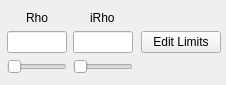
<?xml version="1.0" encoding="UTF-8"?>
<ui version="4.0">
 <class>Form</class>
 <widget class="QWidget" name="Form">
  <property name="geometry">
   <rect>
    <x>0</x>
    <y>0</y>
    <width>226</width>
    <height>85</height>
   </rect>
  </property>
  <property name="windowTitle">
   <string>Form</string>
  </property>
  <layout class="QHBoxLayout" name="horizontalLayout_2">
   <property name="leftMargin">
    <number>1</number>
   </property>
   <property name="topMargin">
    <number>1</number>
   </property>
   <property name="rightMargin">
    <number>1</number>
   </property>
   <property name="bottomMargin">
    <number>1</number>
   </property>
   <item>
    <widget class="QWidget" name="widget" native="true">
     <layout class="QHBoxLayout" name="horizontalLayout_3">
      <property name="leftMargin">
       <number>2</number>
      </property>
      <property name="topMargin">
       <number>2</number>
      </property>
      <property name="rightMargin">
       <number>2</number>
      </property>
      <property name="bottomMargin">
       <number>2</number>
      </property>
      <item>
       <layout class="QVBoxLayout" name="verticalLayout">
        <property name="leftMargin">
         <number>0</number>
        </property>
        <property name="topMargin">
         <number>0</number>
        </property>
        <property name="rightMargin">
         <number>0</number>
        </property>
        <property name="bottomMargin">
         <number>0</number>
        </property>
        <item>
         <layout class="QHBoxLayout" name="horizontalLayout">
          <property name="leftMargin">
           <number>2</number>
          </property>
          <property name="topMargin">
           <number>2</number>
          </property>
          <property name="rightMargin">
           <number>2</number>
          </property>
          <property name="bottomMargin">
           <number>2</number>
          </property>
          <item>
           <layout class="QGridLayout" name="gridLayout_2">
            <property name="leftMargin">
             <number>2</number>
            </property>
            <property name="topMargin">
             <number>2</number>
            </property>
            <property name="rightMargin">
             <number>2</number>
            </property>
            <property name="bottomMargin">
             <number>2</number>
            </property>
            <item row="0" column="0" alignment="Qt::AlignHCenter|Qt::AlignVCenter">
             <widget class="QLabel" name="label">
              <property name="sizePolicy">
               <sizepolicy hsizetype="Maximum" vsizetype="Maximum">
                <horstretch>0</horstretch>
                <verstretch>0</verstretch>
               </sizepolicy>
              </property>
              <property name="text">
               <string>Rho</string>
              </property>
             </widget>
            </item>
            <item row="0" column="1" alignment="Qt::AlignHCenter|Qt::AlignVCenter">
             <widget class="QLabel" name="label_2">
              <property name="sizePolicy">
               <sizepolicy hsizetype="Maximum" vsizetype="Maximum">
                <horstretch>0</horstretch>
                <verstretch>0</verstretch>
               </sizepolicy>
              </property>
              <property name="text">
               <string>iRho</string>
              </property>
             </widget>
            </item>
            <item row="1" column="1">
             <layout class="QVBoxLayout" name="verticalLayout_4">
              <item alignment="Qt::AlignHCenter|Qt::AlignVCenter">
               <widget class="QLineEdit" name="irhoLineEdit">
                <property name="sizePolicy">
                 <sizepolicy hsizetype="Maximum" vsizetype="Fixed">
                  <horstretch>0</horstretch>
                  <verstretch>0</verstretch>
                 </sizepolicy>
                </property>
               </widget>
              </item>
              <item alignment="Qt::AlignHCenter|Qt::AlignVCenter">
               <widget class="QSlider" name="irhoSlider">
                <property name="maximum">
                 <number>10000</number>
                </property>
                <property name="orientation">
                 <enum>Qt::Horizontal</enum>
                </property>
               </widget>
              </item>
             </layout>
            </item>
            <item row="1" column="0">
             <layout class="QVBoxLayout" name="verticalLayout_3">
              <item alignment="Qt::AlignHCenter|Qt::AlignVCenter">
               <widget class="QLineEdit" name="rhoLineEdit">
                <property name="sizePolicy">
                 <sizepolicy hsizetype="Maximum" vsizetype="Fixed">
                  <horstretch>0</horstretch>
                  <verstretch>0</verstretch>
                 </sizepolicy>
                </property>
               </widget>
              </item>
              <item alignment="Qt::AlignHCenter|Qt::AlignVCenter">
               <widget class="QSlider" name="rhoSlider">
                <property name="maximum">
                 <number>10000</number>
                </property>
                <property name="pageStep">
                 <number>1</number>
                </property>
                <property name="orientation">
                 <enum>Qt::Horizontal</enum>
                </property>
                <property name="tickPosition">
                 <enum>QSlider::NoTicks</enum>
                </property>
               </widget>
              </item>
             </layout>
            </item>
           </layout>
          </item>
          <item>
           <widget class="QPushButton" name="editLimitsButton">
            <property name="sizePolicy">
             <sizepolicy hsizetype="Maximum" vsizetype="Maximum">
              <horstretch>0</horstretch>
              <verstretch>0</verstretch>
             </sizepolicy>
            </property>
            <property name="text">
             <string>Edit Limits</string>
            </property>
           </widget>
          </item>
          <item>
           <spacer name="horizontalSpacer">
            <property name="orientation">
             <enum>Qt::Horizontal</enum>
            </property>
            <property name="sizeHint" stdset="0">
             <size>
              <width>40</width>
              <height>20</height>
             </size>
            </property>
           </spacer>
          </item>
         </layout>
        </item>
       </layout>
      </item>
     </layout>
    </widget>
   </item>
  </layout>
 </widget>
 <resources/>
 <connections/>
</ui>
